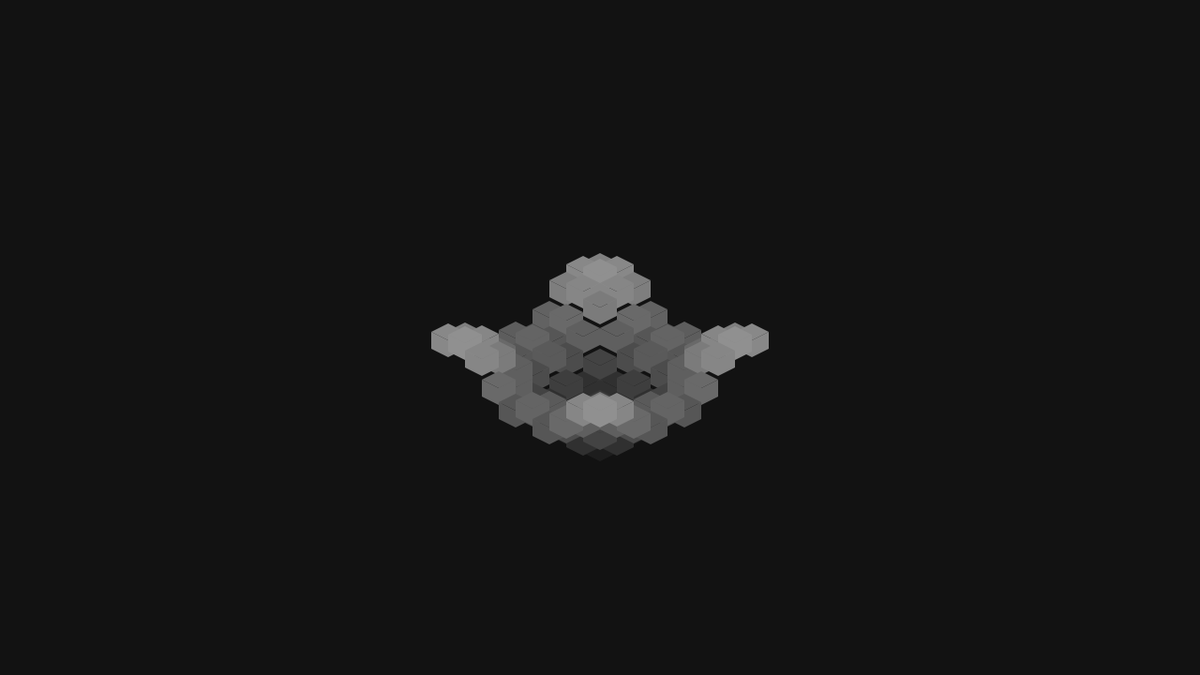
Frame 1 (no input)
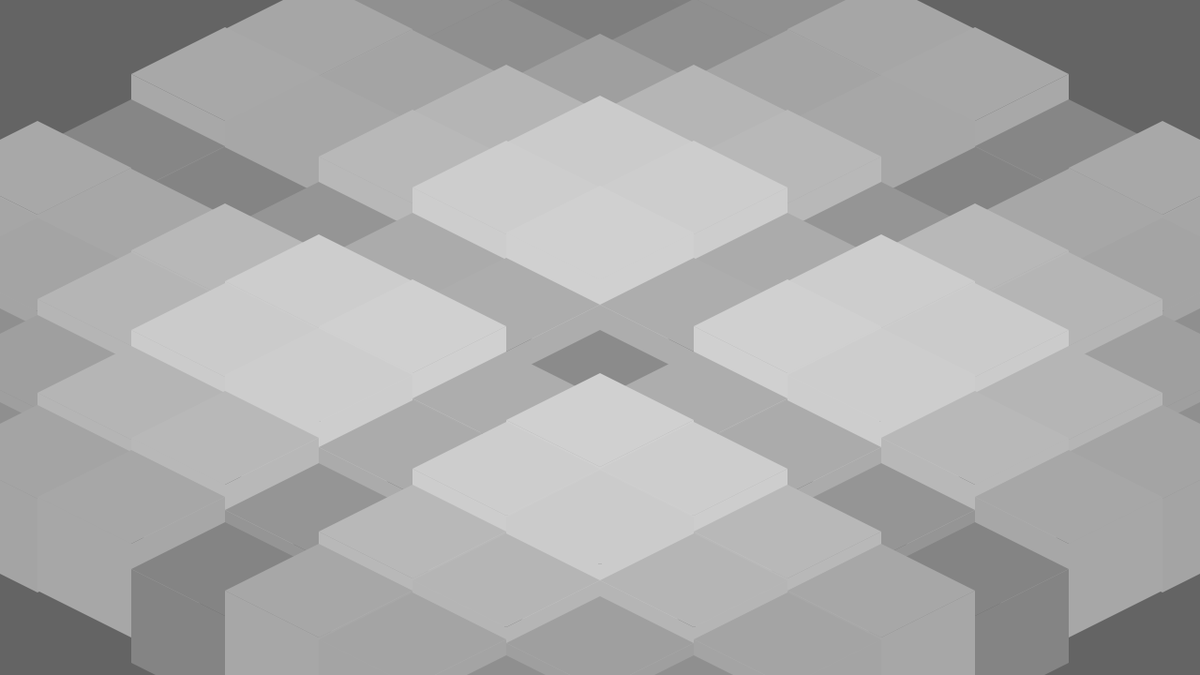
Frame 60 (the mouse pressed at the canvas centre just before this capture)
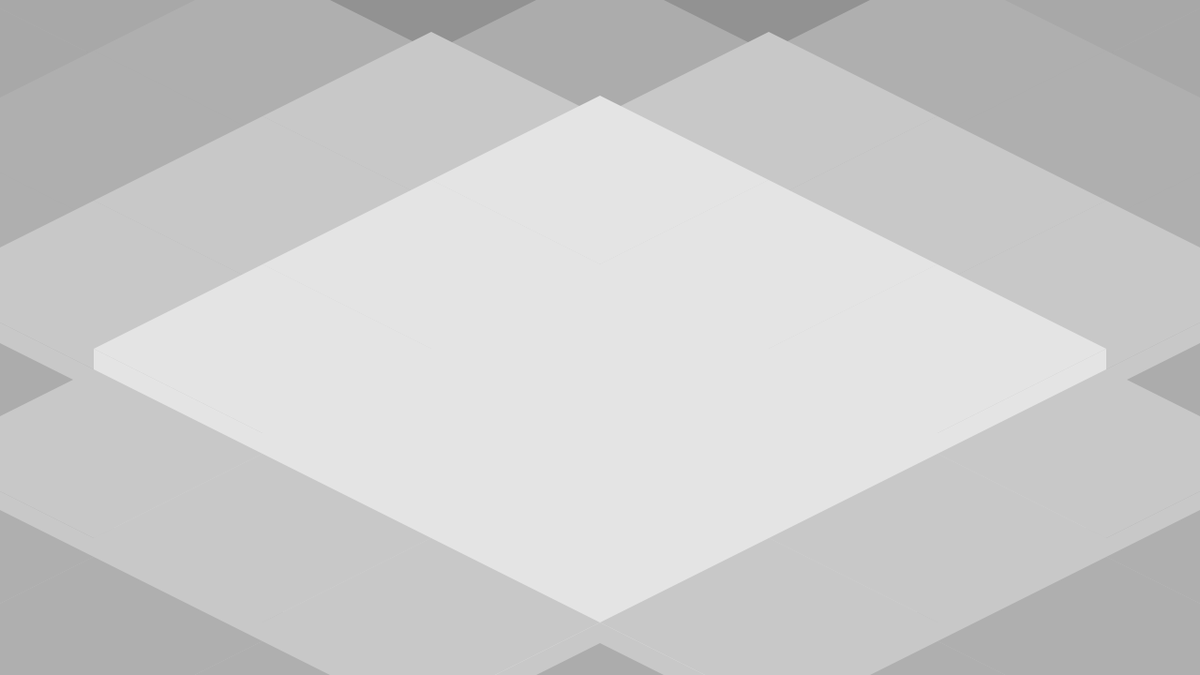
Frame 120 (the mouse held since frame 60 and released just before this capture)

The Processing sketch that drew these frames (run headless with seeded random() and noise(); from frame 60 on, the mouse is pressed at the canvas centre):

// Processing sketch: processing_67873
// ── processing_67873.pde

// cube colours
final color top   = 0xFFFFFFFF;
final color left  = 0xFFCCCCCC;
final color right = 0xFFAAAAAA;

void setup()
{
  size(1280, 720);
  frameRate(30);
  smooth();
  noStroke();
}

int s = 20;
int sDir = -2;

final int minS = 1;
final int maxS = 200;

final int millisSStep = 5;
long lastSStep = 0;
int gridsize  = 10;
int amplitude = 100;
final int propagateTimeMs = 10;
long lastPropagateTsMs = 0;
final float dPhase = 4.0 / (gridsize/2);

int[][] hArr = new int[gridsize][gridsize];


void draw()
{
  // resize s
  if(millis() - millisSStep > lastSStep){
    s += sDir;
    
    if (s <= minS || s >= maxS){
      sDir *= -1;
    }
    
    amplitude = s < 20 ? 5 * s: 100;
    amplitude = s < 20 ? 100 : amplitude;
  }
  
  // calculate height of element at (0,0);
  if(millis() - propagateTimeMs > lastPropagateTsMs){
    for(int x = 0; x < gridsize; x++){
      for(int y = 0; y < gridsize; y++){
        float sx = ((float)(-2.0/gridsize)*(abs(x-(gridsize/2.0)))) + 1.0;
        float sy = ((float)(-2.0/gridsize)*(abs(y-(gridsize/2.0)))) + 1.0;
        
        hArr[x][y] =
                       (int) (sx * (float)(amplitude/2.0) * sin(2.0 * PI * 0.5 * (millis()/1000.0) + (dPhase * abs(x - (gridsize/2))))) +
                       (int) (sy * (float)(amplitude/2.0) * sin(2.0 * PI * 0.5 * (millis()/1000.0) + (dPhase * abs(y - (gridsize/2)))));
      }
    }
    lastPropagateTsMs = millis();
  }
  
  background(color(s,s,s));
  
  fill(top);
  pushMatrix();
  //translate(((-1*width)/(2.0*maxS)*s+(width/2)),
  //          (height/2) - ((gridsize*s)/2) + amplitude);
  translate(width/2,
            (height/2) - ((gridsize*s)/2) + amplitude);
  /*applyMatrix( 1,
              ((1.0/maxS)*s)-1.0,
               0,
               ((-0.5/maxS)*s)+0.5,
               0.5,
               0);*/
   applyMatrix( 1,
               -1.0,
                0,
                0.5,
                0.5,
                0);

  /*stroke(0x10000000);
  for(int i = 0; i <= gridsize; i++){
    line(0,i*s,s*gridsize,i*s);
    for(int j = 0; j <= gridsize; j++){
      line(j*s,0,j*s,s*gridsize);
    }
  }
  pushMatrix();
  translate(-1*amplitude, -1*amplitude);
  stroke(0x10888888);
  for(int i = 0; i <= gridsize; i++){
    line(0,i*s,s*gridsize,i*s);
    for(int j = 0; j <= gridsize; j++){
      line(j*s,0,j*s,s*gridsize);
    }
  }
  translate(-1*amplitude, -1*amplitude);
  stroke(0x10FFFFFF);
  for(int i = 0; i <= gridsize; i++){
    line(0,i*s,s*gridsize,i*s);
    for(int j = 0; j <= gridsize; j++){
      line(j*s,0,j*s,s*gridsize);
    }
  }
  popMatrix();*/
  
  noStroke();
  for(int x = 0; x < gridsize; x++){
    for(int y = 0; y < gridsize; y++){
      pushMatrix();
      translate(hArr[x][y],hArr[x][y]);
      translate(-1 * amplitude, -1 * amplitude);
      int q = 256 - (int)( ( ((float)hArr[x][y] + amplitude) / (2.0*(float)amplitude) ) * 256.0);

      fill(color(q, q, q, 255));
      
      //right side
      beginShape();
      vertex((x*s) + s, (y*s));
      vertex((x*s) + (2*s), (y*s) + s);
      vertex((x*s) + (2*s), (y*s) + (2*s));
      vertex((x*s) + s, (y*s) + s);
      vertex((x*s) + s, (y*s));
      endShape();
      
      //left side
      beginShape();
      vertex((x*s), (y*s) + s);
      vertex((x*s) + s, (y*s) + (2*s));
      vertex((x*s) + (2*s), (y*s) + (2*s));
      vertex((x*s) + s, (y*s) + s);
      vertex((x*s), (y*s) + s);
      endShape();
      
      //top
      rect(x*s, y*s, s, s);
      
      popMatrix();
    }
  }
  popMatrix();
}

public class point{
  public int x;
  public int y;
}

public class icube
{
  
}
